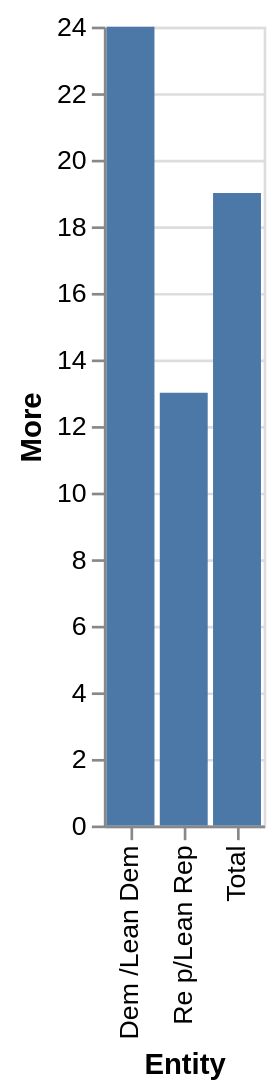

The Vega-Lite source for this figure:
### Vega-Lite specification from a JSON file in a GitHub repository (floating-point values rounded to 4 significant figures)
{"$schema": "https://vega.github.io/schema/vega-lite/v5.json", "description": "Bar chart auto-generated from CSV", "data": {"values": [{"Entity": "Dem /Lean Dem", "More": 24}, {"Entity": "Re p/Lean Rep", "More": 13}, {"Entity": "Total", "More": 19}]}, "mark": "bar", "encoding": {"x": {"field": "Entity", "type": "ordinal"}, "y": {"field": "More", "type": "quantitative"}}}
